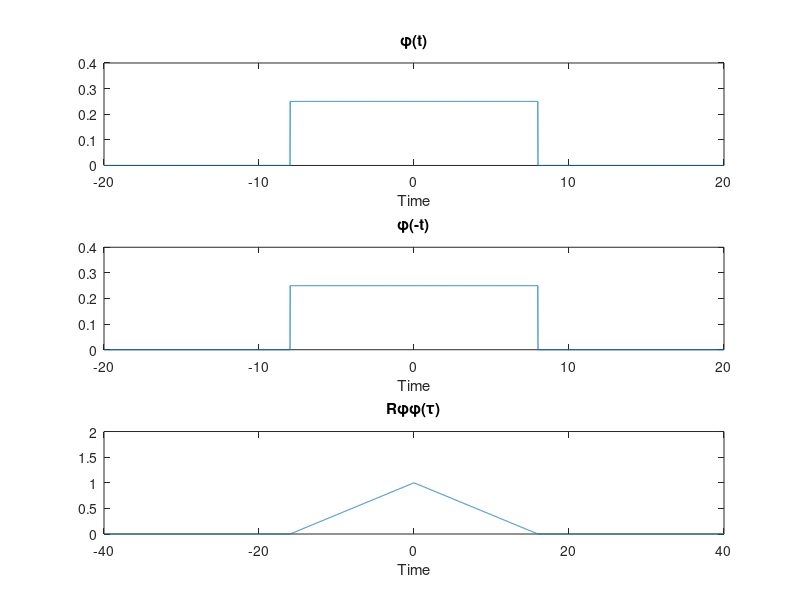
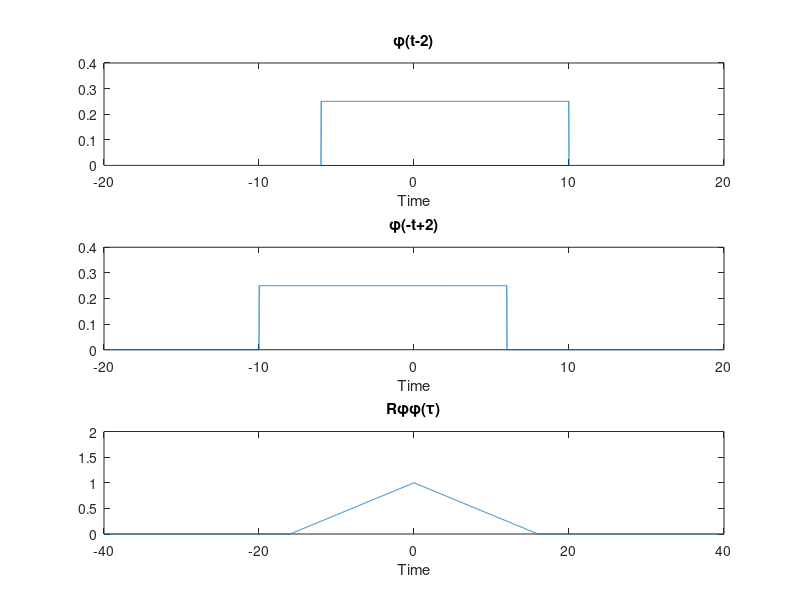
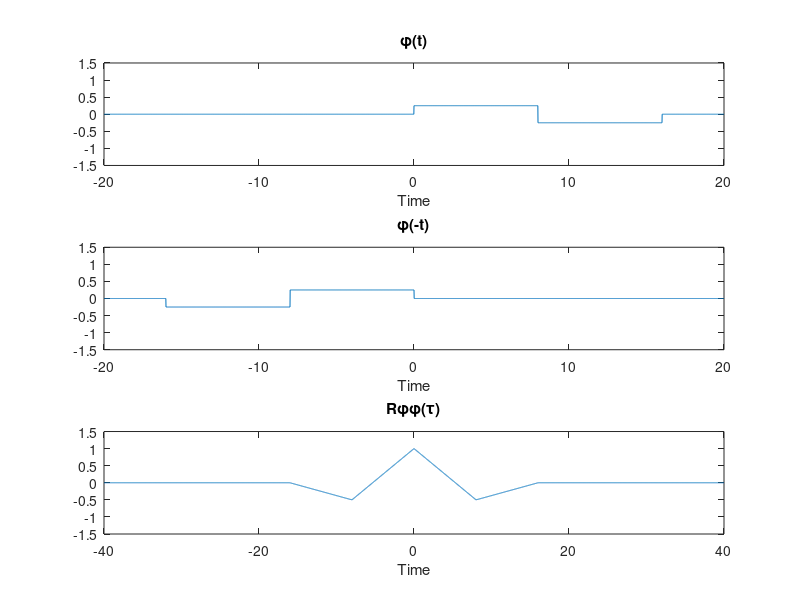

These figures' MATLAB source, in order:
clear all;
close all;

T = 16;
t = -20:0.01:20;
%% 1

y = zeros(1,length(t));
y(t<T/2 & t>-T/2) = 1./sqrt(T);

figure(1)

subplot(3,1,1)
plot(t, y);
title('\phi(t)');
xlabel('Time')
ylim([0 0.4]);

subplot(3,1,2)
y_flip = flip(y);
t_y_flip = t;
plot(t, y_flip);
title('\phi(-t)');
xlabel('Time')
ylim([0 0.4]);

subplot(3,1,3)
Y = conv(y, y_flip)*0.01;
t_conv = (t(1) + t_y_flip(1)):0.01:(t(end)+t_y_flip(end));
subplot(3,1,3);
plot(t_conv, Y);
title('R\phi\phi(τ)');
xlabel('Time');
ylim([0 2]);

%% 2
y = zeros(1,length(t));
y(t<2+T/2 & t>2-T/2) = 1./sqrt(T);

figure(2)

subplot(3,1,1)
plot(t, y);
title('\phi(t-2)');
xlabel('Time')
ylim([0 0.4]);

subplot(3,1,2)
y_flip = flip(y);
t_y_flip = t;
plot(t, y_flip);
title('\phi(-t+2)');
xlabel('Time')
ylim([0 0.4]);

subplot(3,1,3)
Y = conv(y, y_flip)*0.01;
t_conv = (t(1) + t_y_flip(1)):0.01:(t(end)+t_y_flip(end));
subplot(3,1,3);
plot(t_conv, Y);
title('R\phi\phi(τ)');
xlabel('Time');
ylim([0 2]);
%% 3

y = zeros(1,length(t));
y(t>=0 & t<T/2) = 1./sqrt(T);
y(t>=T/2 & t<=T) = (-1)./sqrt(T);

figure(3)

subplot(3,1,1)
plot(t, y);
title('\phi(t)');
xlabel('Time')
ylim([-1.5 1.5]);

subplot(3,1,2)
y_flip = flip(y);
t_y_flip = t;
plot(t, y_flip);
title('\phi(-t)');
xlabel('Time')
ylim([-1.5 1.5]);

subplot(3,1,3)
Y = conv(y, y_flip)*0.01;
t_conv = (t(1) + t_y_flip(1)):0.01:(t(end)+t_y_flip(end));
subplot(3,1,3);
plot(t_conv, Y);
title('R\phi\phi(τ)');
xlabel('Time');
ylim([-1.5 1.5]);




